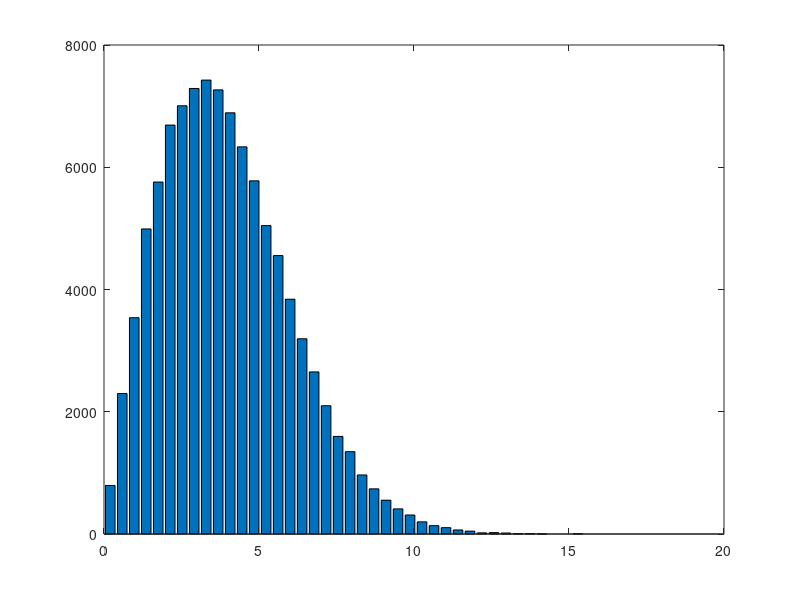

The MATLAB source for this figure: (Note: this script raises an error after producing the figure.)
clear all;
close all;

N = 100000;
num_bin = 40;

sigma = sqrt(10);
x = sigma * randn(N,1);
y = sigma * randn(N,1);
z = sqrt(x.^2 + y.^2);
[bin, pos] = hist(z, num_bin);

bar(pos, bin);
v = axis;
hold on;

f = Rayleigh_Value(pos, sigma^2);
f1 = f*max(bin)/max(f);

plot(pos,f1);
title('The Rayleigh pdf with sigma^2 = 10');
axis([0 16 v(3) v(4)]);
hold off;